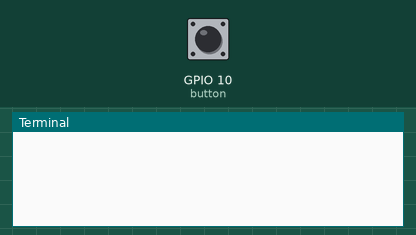
The program below on a simulated Raspberry Pi (BCM pin numbers). Parts: the last lines printed to the terminal. The test bench sets the inputs (shaded band); at power-on: GPIO 10 (button) HIGH. The camera gives no picture and a still takes 0.5 s.

Above: at 1.2 s.
1.3 s: GPIO 10 (button) pulled LOW for 0.15 s
At 2.0 s:
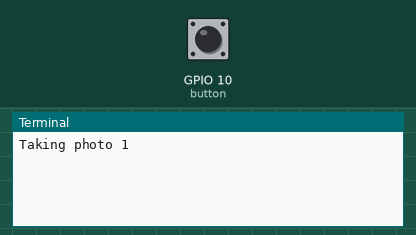
2.9 s: GPIO 10 (button) pulled LOW for 1 s
At 4.8 s:
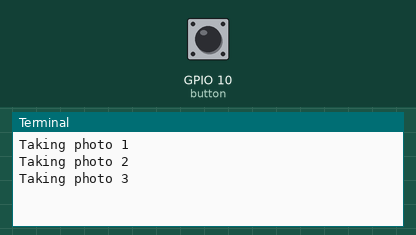
5.4 s: GPIO 10 (button) pulled LOW for 0.15 s
At 6.3 s:
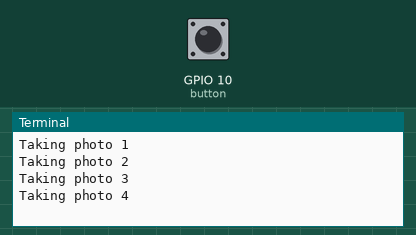
Timing chart, 0 to 8.4 s (numbered marks = the images above; inputs shaded):
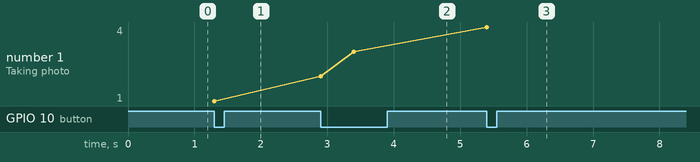

Measured:
- after the input at 1.3 s, the terminal: prints a new line at once (image 1)
- after the input at 2.9 s, the terminal: prints a new line at once (image 2)
- after the input at 5.4 s, the terminal: prints a new line at once (image 3)
- plotted number 1: 1 → 3 after the input at 2.9 s, 3 → 4 after the input at 5.4 s

The program:

camera-stopmotion.py
```python
#!/usr/bin/python3
from gpiozero import Button
import picamera
import os

# PIR sensor on GPIO pin 4
BUTTON_PIN = 10

image_dir = '/home/pi/film/'

# Create pir and camera objects
button = Button(BUTTON_PIN)
camera = picamera.PiCamera(resolution=(720,576))
camera.hflip=True
camera.vflip=True

image_number = 1

while True:
    filename = "{}frame{:03d}.jpg".format(image_dir, image_number)
    # Loop to ensure that filename is unique
    while os.path.isfile(filename):
        image_number += 1
        filename = "{}frame{:03d}.jpg".format(image_dir, image_number)
    camera.start_preview()
    button.wait_for_press()
    print ("Taking photo {}".format(image_number))
    camera.capture(filename)
    image_number += 1
```
